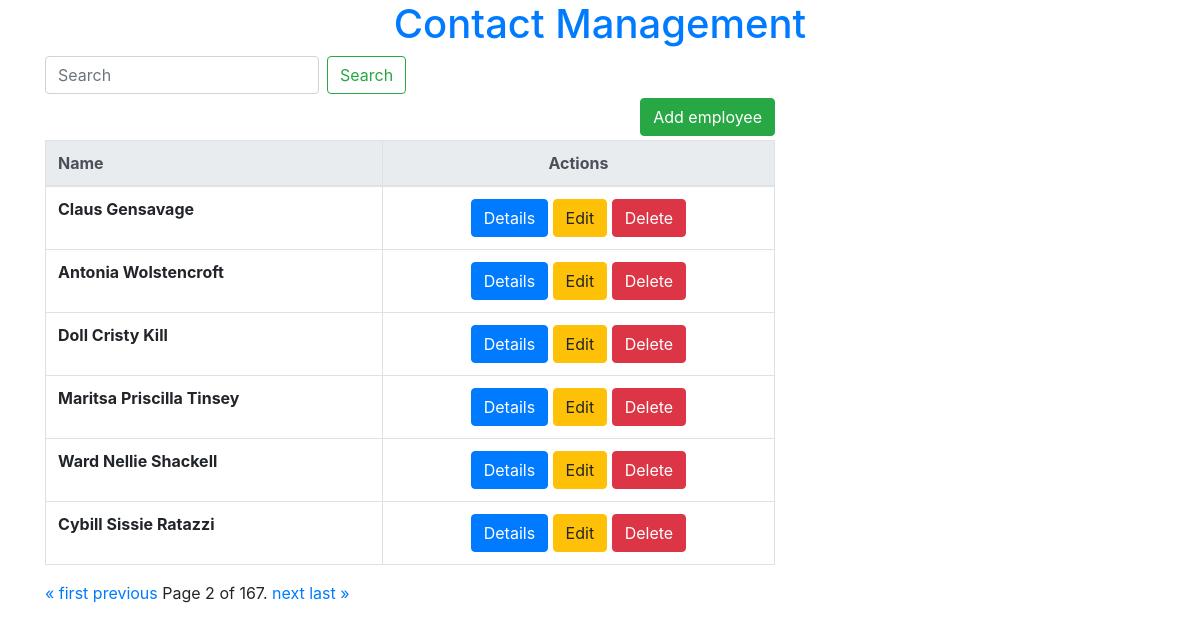
Screenshot of /?page=2 with the database file from the repository.
### contact_app/models.py (models this page shows, shortened)
class Contact(models.Model):
    Contact_id = models.AutoField(primary_key=True)
    Fname = models.CharField(max_length=50)
    Mname = models.CharField(max_length=50,blank=True)
    Lname = models.CharField(max_length=50)

### contact_app/views.py (the view)
# urls.py: path('', views.home, name='home'),
def home(request):
    contact_list = Contact.objects.all()
    paginator = Paginator(contact_list, 6)
    page_number = request.GET.get('page')
    page_obj = paginator.get_page(page_number)
    return render(request, 'home.html', {'page_obj': page_obj})

### contact_app/templates/home.html (shortened to what this page needs)
{% extends 'base.html' %}
{% block content %}
<div class="row h-100">
    <div class="col-sm-8">
        <form class="form-inline my-2 my-lg-0" action="{% url 'search' %}">
            <input class="form-control mr-sm-2"
                   type="search"
                   placeholder="Search"
                   aria-label="Search"
                   name ="search"
            >
            <button class="btn btn-outline-success my-2 my-sm-0" type="submit">Search</button>
        </form>
        <p>
            <a class="btn btn-success float-right my-lg-1" href="{%  url 'add_new_count' %}">Add employee</a>
        </p>
        <div class="table-responsive-sm">
            {% if page_obj %}
            <table class="table table-bordered">
                <thead class="thead-light">
                <tr>
                    <th>Name</th>
                    <th class="text-center">Actions</th>
                </tr>
                </thead>
                <tbody>
                {% for c in page_obj%}
                <tr>
                    <th scope="row">
                        {{c.Fname}}  {{c.Mname}} {{c.Lname}}
                    <td class="text-center">
                        <a class="btn btn-primary" href="{%  url 'contact_detail' pk=c.pk %}">Details</a>
                        <a class="btn btn-warning" href="{%  url 'edit_contact' pk=c.pk %}">Edit</a>
                        <a class="btn btn-danger" href="{%  url 'delete_contact' pk=c.pk %}" ,method="POST">Delete</a>
                    </td>
                </tr>
                {% endfor %}
                </tbody>
            </table>
            <div class="pagination">
    <span class="step-links">
        {% if page_obj.has_previous %}
            <a href="?page=1">&laquo; first</a>
            <a href="?page={{ page_obj.previous_page_number }}">previous</a>
        {% endif %}
        <span class="current">
            Page {{ page_obj.number }} of {{ page_obj.paginator.num_pages }}.
        </span>
        {% if page_obj.has_next %}
            <a href="?page={{ page_obj.next_page_number }}">next</a>
            <a href="?page={{ page_obj.paginator.num_pages }}">last &raquo;</a>
        {% endif %}
    </span>
</div>
            {% else %}
            <p>There is no contacts available.</p>
            {% endif %}
        </div>
    </div>
</div>
{% endblock %}

### rows the page displays
Contact: Fname "Claus", Lname "Gensavage"
Contact: Fname "Antonia", Lname "Wolstencroft"
Contact: Fname "Doll", Mname "Cristy", Lname "Kill"
Contact: Fname "Maritsa", Mname "Priscilla", Lname "Tinsey"
Contact: Fname "Ward", Mname "Nellie", Lname "Shackell"
Contact: Fname "Cybill", Mname "Sissie", Lname "Ratazzi"

### other values shown
{{ page_obj.number }} "2"
{{ page_obj.paginator.num_pages }} "167"
